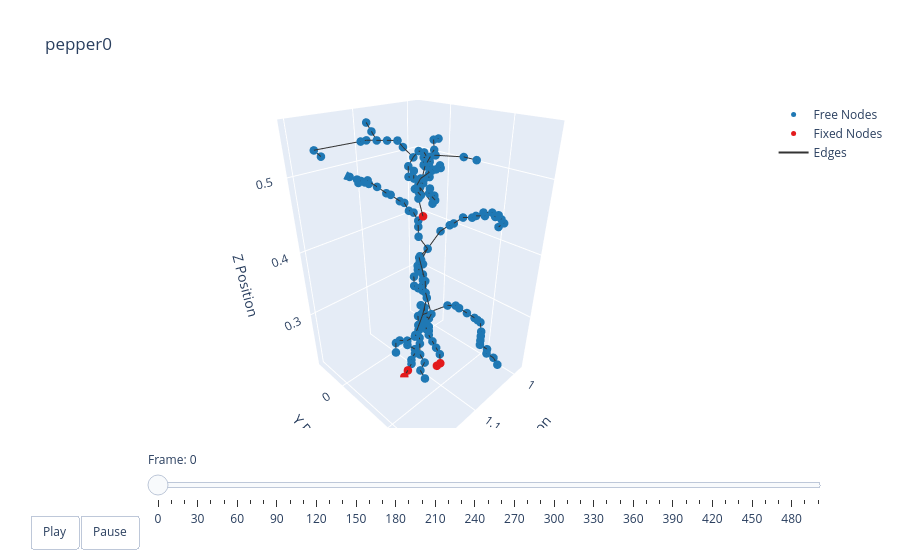

Notebook source saved alongside this figure:
### Markdown cell above
### Plotting

### Code cell
t = np.arange(robot.sim_params.total_time, step=robot.sim_params.dt)
options = dismech.AnimationOptions(title=plant_name, plot_step=robot.sim_params.plot_step)

fig = dismech.get_interactive_animation_plotly(robot, t, qs , options)
fig.show()

### Figure 1 — Plotly figure (JSON) as saved in the notebook; plotly's stock layout.template omitted (floating-point values rounded to 4 significant figures; data arrays with more than 128 entries replaced by an {"elided": "..."} marker saying what was removed)
{"data": [{"marker": {"color": "#1f78b4", "size": 5}, "mode": "markers", "name": "Free Nodes", "type": "scatter3d", "x": {"elided": "170 float values"}, "y": {"elided": "170 float values"}, "z": {"elided": "170 float values"}}, {"marker": {"color": "#e31a1c", "size": 5}, "mode": "markers", "name": "Fixed Nodes", "type": "scatter3d", "x": [1.128, 1.12, 1.072, 1.08, 1.105], "y": [0.05033, 0.05033, 0.07433, 0.07433, 0.06633], "z": [0.2049, 0.2129, 0.2129, 0.2129, 0.4609]}, {"line": {"color": "#333333", "width": 2}, "mode": "lines", "name": "Edges", "type": "scatter3d", "x": {"elided": "522 float values"}, "y": {"elided": "522 float values"}, "z": {"elided": "522 float values"}}, {"color": "rgba(166, 206, 227, 0.7)", "i": [], "j": [], "k": [], "name": "Faces", "opacity": 0.7, "showscale": false, "type": "mesh3d", "x": {"elided": "175 float values"}, "y": {"elided": "175 float values"}, "z": {"elided": "175 float values"}}], "layout": {"scene": {"camera": {"eye": {"x": 1.225, "y": 1.225, "z": 1.0}}, "xaxis": {"range": [0.9774, 1.208], "title": {"text": "X Position"}}, "yaxis": {"range": [-0.06181, 0.1624], "title": {"text": "Y Position"}}, "zaxis": {"range": [0.2049, 0.5653], "title": {"text": "Z Position"}}}, "sliders": [{"currentvalue": {"prefix": "Frame: "}, "steps": [{"args": [["0"], {"frame": {"duration": 50, "redraw": true}, "mode": "immediate"}], "label": "0", "method": "animate"}, {"args": [["1"], {"frame": {"duration": 50, "redraw": true}, "mode": "immediate"}], "label": "10", "method": "animate"}, {"args": [["2"], {"frame": {"duration": 50, "redraw": true}, "mode": "immediate"}], "label": "20", "method": "animate"}, {"args": [["3"], {"frame": {"duration": 50, "redraw": true}, "mode": "immediate"}], "label": "30", "method": "animate"}, {"args": [["4"], {"frame": {"duration": 50, "redraw": true}, "mode": "immediate"}], "label": "40", "method": "animate"}, {"args": [["5"], {"frame": {"duration": 50, "redraw": true}, "mode": "immediate"}], "label": "50", "method": "animate"}, {"args": [["6"], {"frame": {"duration": 50, "redraw": true}, "mode": "immediate"}], "label": "60", "method": "animate"}, {"args": [["7"], {"frame": {"duration": 50, "redraw": true}, "mode": "immediate"}], "label": "70", "method": "animate"}, {"args": [["8"], {"frame": {"duration": 50, "redraw": true}, "mode": "immediate"}], "label": "80", "method": "animate"}, {"args": [["9"], {"frame": {"duration": 50, "redraw": true}, "mode": "immediate"}], "label": "90", "method": "animate"}, {"args": [["10"], {"frame": {"duration": 50, "redraw": true}, "mode": "immediate"}], "label": "100", "method": "animate"}, {"args": [["11"], {"frame": {"duration": 50, "redraw": true}, "mode": "immediate"}], "label": "110", "method": "animate"}, {"args": [["12"], {"frame": {"duration": 50, "redraw": true}, "mode": "immediate"}], "label": "120", "method": "animate"}, {"args": [["13"], {"frame": {"duration": 50, "redraw": true}, "mode": "immediate"}], "label": "130", "method": "animate"}, {"args": [["14"], {"frame": {"duration": 50, "redraw": true}, "mode": "immediate"}], "label": "140", "method": "animate"}, {"args": [["15"], {"frame": {"duration": 50, "redraw": true}, "mode": "immediate"}], "label": "150", "method": "animate"}, {"args": [["16"], {"frame": {"duration": 50, "redraw": true}, "mode": "immediate"}], "label": "160", "method": "animate"}, {"args": [["17"], {"frame": {"duration": 50, "redraw": true}, "mode": "immediate"}], "label": "170", "method": "animate"}, {"args": [["18"], {"frame": {"duration": 50, "redraw": true}, "mode": "immediate"}], "label": "180", "method": "animate"}, {"args": [["19"], {"frame": {"duration": 50, "redraw": true}, "mode": "immediate"}], "label": "190", "method": "animate"}, {"args": [["20"], {"frame": {"duration": 50, "redraw": true}, "mode": "immediate"}], "label": "200", "method": "animate"}, {"args": [["21"], {"frame": {"duration": 50, "redraw": true}, "mode": "immediate"}], "label": "210", "method": "animate"}, {"args": [["22"], {"frame": {"duration": 50, "redraw": true}, "mode": "immediate"}], "label": "220", "method": "animate"}, {"args": [["23"], {"frame": {"duration": 50, "redraw": true}, "mode": "immediate"}], "label": "230", "method": "animate"}, {"args": [["24"], {"frame": {"duration": 50, "redraw": true}, "mode": "immediate"}], "label": "240", "method": "animate"}, {"args": [["25"], {"frame": {"duration": 50, "redraw": true}, "mode": "immediate"}], "label": "250", "method": "animate"}, {"args": [["26"], {"frame": {"duration": 50, "redraw": true}, "mode": "immediate"}], "label": "260", "method": "animate"}, {"args": [["27"], {"frame": {"duration": 50, "redraw": true}, "mode": "immediate"}], "label": "270", "method": "animate"}, {"args": [["28"], {"frame": {"duration": 50, "redraw": true}, "mode": "immediate"}], "label": "280", "method": "animate"}, {"args": [["29"], {"frame": {"duration": 50, "redraw": true}, "mode": "immediate"}], "label": "290", "method": "animate"}, {"args": [["30"], {"frame": {"duration": 50, "redraw": true}, "mode": "immediate"}], "label": "300", "method": "animate"}, {"args": [["31"], {"frame": {"duration": 50, "redraw": true}, "mode": "immediate"}], "label": "310", "method": "animate"}, {"args": [["32"], {"frame": {"duration": 50, "redraw": true}, "mode": "immediate"}], "label": "320", "method": "animate"}, {"args": [["33"], {"frame": {"duration": 50, "redraw": true}, "mode": "immediate"}], "label": "330", "method": "animate"}, {"args": [["34"], {"frame": {"duration": 50, "redraw": true}, "mode": "immediate"}], "label": "340", "method": "animate"}, {"args": [["35"], {"frame": {"duration": 50, "redraw": true}, "mode": "immediate"}], "label": "350", "method": "animate"}, {"args": [["36"], {"frame": {"duration": 50, "redraw": true}, "mode": "immediate"}], "label": "360", "method": "animate"}, {"args": [["37"], {"frame": {"duration": 50, "redraw": true}, "mode": "immediate"}], "label": "370", "method": "animate"}, {"args": [["38"], {"frame": {"duration": 50, "redraw": true}, "mode": "immediate"}], "label": "380", "method": "animate"}, {"args": [["39"], {"frame": {"duration": 50, "redraw": true}, "mode": "immediate"}], "label": "390", "method": "animate"}, {"args": [["40"], {"frame": {"duration": 50, "redraw": true}, "mode": "immediate"}], "label": "400", "method": "animate"}, {"args": [["41"], {"frame": {"duration": 50, "redraw": true}, "mode": "immediate"}], "label": "410", "method": "animate"}, {"args": [["42"], {"frame": {"duration": 50, "redraw": true}, "mode": "immediate"}], "label": "420", "method": "animate"}, {"args": [["43"], {"frame": {"duration": 50, "redraw": true}, "mode": "immediate"}], "label": "430", "method": "animate"}, {"args": [["44"], {"frame": {"duration": 50, "redraw": true}, "mode": "immediate"}], "label": "440", "method": "animate"}, {"args": [["45"], {"frame": {"duration": 50, "redraw": true}, "mode": "immediate"}], "label": "450", "method": "animate"}, {"args": [["46"], {"frame": {"duration": 50, "redraw": true}, "mode": "immediate"}], "label": "460", "method": "animate"}, {"args": [["47"], {"frame": {"duration": 50, "redraw": true}, "mode": "immediate"}], "label": "470", "method": "animate"}, {"args": [["48"], {"frame": {"duration": 50, "redraw": true}, "mode": "immediate"}], "label": "480", "method": "animate"}, {"args": [["49"], {"frame": {"duration": 50, "redraw": true}, "mode": "immediate"}], "label": "490", "method": "animate"}, {"args": [["50"], {"frame": {"duration": 50, "redraw": true}, "mode": "immediate"}], "label": "499", "method": "animate"}], "transition": {"duration": 0}, "x": 0.1, "y": 0}], "title": {"text": "pepper0"}, "updatemenus": [{"buttons": [{"args": [null, {"frame": {"duration": 50, "redraw": true}, "fromcurrent": true}], "label": "Play", "method": "animate"}, {"args": [[null], {"frame": {"duration": 0, "redraw": true}, "mode": "immediate"}], "label": "Pause", "method": "animate"}], "direction": "left", "pad": {"r": 10, "t": 87}, "showactive": false, "type": "buttons", "x": 0.1, "xanchor": "right", "y": 0, "yanchor": "top"}]}}
